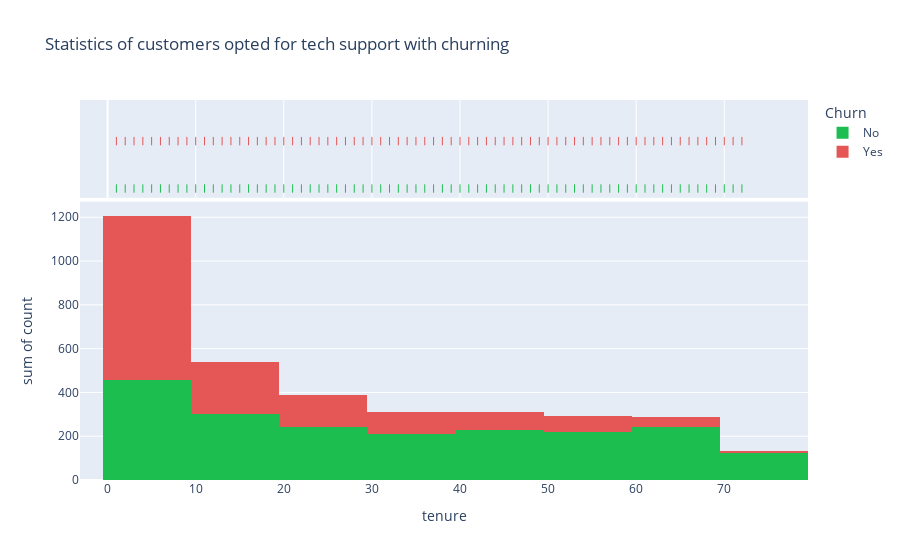

This figure's notebook cell:
### Code cell
fig = px.histogram(data_techSupport_no.groupby(['tenure', 'Churn']).size().reset_index(name='count'),
                   x='tenure', y='count',color='Churn', marginal='rug', color_discrete_map={"Yes":"#E45756", "No":"#1CBE4F"}, 
                   title="Statistics of customers opted for tech support with churning")

fig.show()

### Figure 1 — Plotly figure (JSON) as saved in the notebook; plotly's stock layout.template omitted (floating-point values rounded to 4 significant figures)
{"data": [{"alignmentgroup": "True", "bingroup": "x", "histfunc": "sum", "hovertemplate": "Churn=No<br>tenure=%{x}<br>sum of count=%{y}<extra></extra>", "legendgroup": "No", "marker": {"color": "#1CBE4F", "pattern": {"shape": ""}}, "name": "No", "offsetgroup": "No", "orientation": "v", "showlegend": true, "type": "histogram", "x": [1, 2, 3, 4, 5, 6, 7, 8, 9, 10, 11, 12, 13, 14, 15, 16, 17, 18, 19, 20, 21, 22, 23, 24, 25, 26, 27, 28, 29, 30, 31, 32, 33, 34, 35, 36, 37, 38, 39, 40, 41, 42, 43, 44, 45, 46, 47, 48, 49, 50, 51, 52, 53, 54, 55, 56, 57, 58, 59, 60, 61, 62, 63, 64, 65, 66, 67, 68, 69, 70, 71, 72], "xaxis": "x", "y": [106, 66, 53, 45, 33, 30, 46, 38, 38, 28, 37, 31, 35, 24, 28, 27, 30, 38, 25, 18, 24, 29, 27, 30, 16, 31, 24, 18, 26, 26, 21, 27, 20, 25, 24, 17, 19, 18, 15, 23, 25, 21, 22, 19, 22, 25, 22, 23, 26, 20, 22, 31, 14, 20, 27, 29, 17, 21, 19, 31, 20, 23, 24, 19, 26, 25, 24, 30, 20, 20, 34, 69], "yaxis": "y"}, {"alignmentgroup": "True", "boxpoints": "all", "fillcolor": "rgba(255,255,255,0)", "hoveron": "points", "hovertemplate": "Churn=No<br>tenure=%{x}<extra></extra>", "jitter": 0, "legendgroup": "No", "line": {"color": "rgba(255,255,255,0)"}, "marker": {"color": "#1CBE4F", "symbol": "line-ns-open"}, "name": "No", "offsetgroup": "No", "showlegend": false, "type": "box", "x": [1, 2, 3, 4, 5, 6, 7, 8, 9, 10, 11, 12, 13, 14, 15, 16, 17, 18, 19, 20, 21, 22, 23, 24, 25, 26, 27, 28, 29, 30, 31, 32, 33, 34, 35, 36, 37, 38, 39, 40, 41, 42, 43, 44, 45, 46, 47, 48, 49, 50, 51, 52, 53, 54, 55, 56, 57, 58, 59, 60, 61, 62, 63, 64, 65, 66, 67, 68, 69, 70, 71, 72], "xaxis": "x2", "yaxis": "y2"}, {"alignmentgroup": "True", "bingroup": "x", "histfunc": "sum", "hovertemplate": "Churn=Yes<br>tenure=%{x}<br>sum of count=%{y}<extra></extra>", "legendgroup": "Yes", "marker": {"color": "#E45756", "pattern": {"shape": ""}}, "name": "Yes", "offsetgroup": "Yes", "orientation": "v", "showlegend": true, "type": "histogram", "x": [1, 2, 3, 4, 5, 6, 7, 8, 9, 10, 11, 12, 13, 14, 15, 16, 17, 18, 19, 20, 21, 22, 23, 24, 25, 26, 27, 28, 29, 30, 31, 32, 33, 34, 35, 36, 37, 38, 39, 40, 41, 42, 43, 44, 45, 46, 47, 48, 49, 50, 51, 52, 53, 54, 55, 56, 57, 58, 59, 60, 61, 62, 63, 64, 65, 66, 67, 68, 69, 70, 71, 72], "xaxis": "x", "y": [308, 106, 74, 68, 48, 32, 43, 36, 38, 39, 22, 24, 33, 20, 26, 21, 22, 17, 14, 17, 13, 20, 9, 22, 19, 13, 11, 9, 14, 11, 7, 16, 10, 10, 11, 8, 12, 7, 8, 10, 8, 9, 10, 5, 3, 9, 10, 6, 12, 7, 8, 5, 10, 7, 6, 6, 8, 8, 6, 5, 4, 4, 4, 1, 6, 7, 6, 5, 3, 3, 4, 3], "yaxis": "y"}, {"alignmentgroup": "True", "boxpoints": "all", "fillcolor": "rgba(255,255,255,0)", "hoveron": "points", "hovertemplate": "Churn=Yes<br>tenure=%{x}<extra></extra>", "jitter": 0, "legendgroup": "Yes", "line": {"color": "rgba(255,255,255,0)"}, "marker": {"color": "#E45756", "symbol": "line-ns-open"}, "name": "Yes", "offsetgroup": "Yes", "showlegend": false, "type": "box", "x": [1, 2, 3, 4, 5, 6, 7, 8, 9, 10, 11, 12, 13, 14, 15, 16, 17, 18, 19, 20, 21, 22, 23, 24, 25, 26, 27, 28, 29, 30, 31, 32, 33, 34, 35, 36, 37, 38, 39, 40, 41, 42, 43, 44, 45, 46, 47, 48, 49, 50, 51, 52, 53, 54, 55, 56, 57, 58, 59, 60, 61, 62, 63, 64, 65, 66, 67, 68, 69, 70, 71, 72], "xaxis": "x2", "yaxis": "y2"}], "layout": {"barmode": "relative", "legend": {"title": {"text": "Churn"}, "tracegroupgap": 0}, "title": {"text": "Statistics of customers opted for tech support with churning"}, "xaxis": {"anchor": "y", "domain": [0, 1], "title": {"text": "tenure"}}, "xaxis2": {"anchor": "y2", "domain": [0, 1], "matches": "x", "showgrid": true, "showticklabels": false}, "yaxis": {"anchor": "x", "domain": [0, 0.7326], "title": {"text": "sum of count"}}, "yaxis2": {"anchor": "x2", "domain": [0.7426, 1], "matches": "y2", "showgrid": false, "showline": false, "showticklabels": false, "ticks": ""}}}
